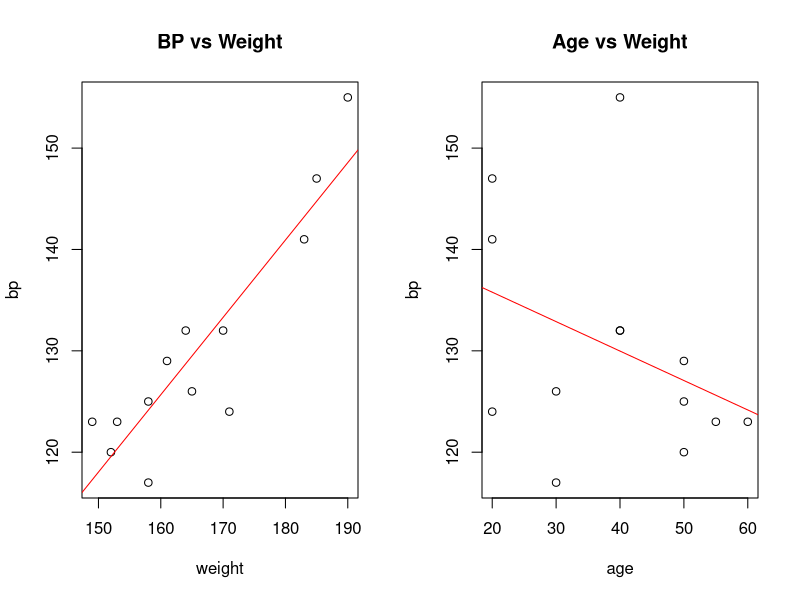
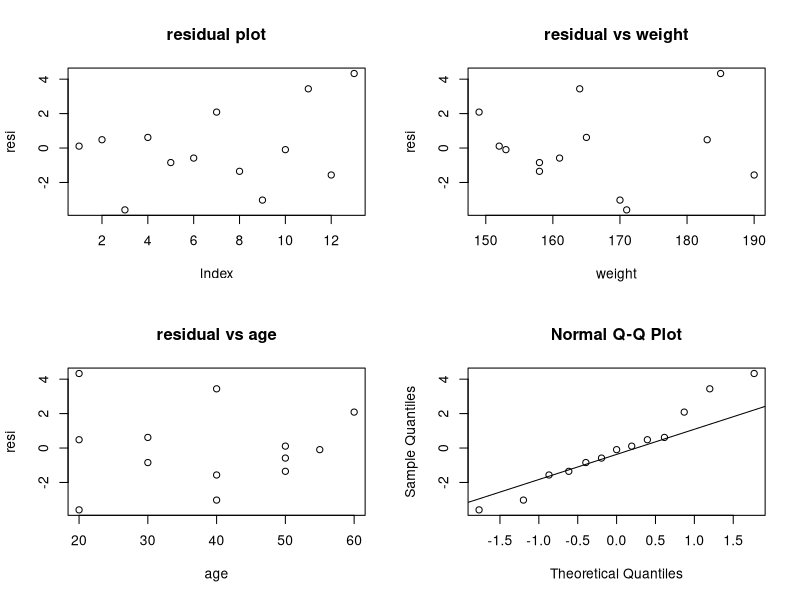

Here is the R script that generated these plots, in order:
# Basic Linear Regression

bp <- c(120, 141, 124, 126, 117, 129, 123, 125, 132, 123, 132, 155, 147)
weight <- c(152, 183, 171, 165, 158, 161, 149, 158, 170, 153, 164, 190, 185)
age <- c(50, 20, 20, 30, 30, 50, 60, 50, 40, 55, 40, 40, 20)

par(mfrow=c(1,2))
plot(weight, bp)
title('BP vs Weight')
abline(lm(bp~weight), col='red')
plot(age, bp)
title('Age vs Weight')
abline(lm(bp~age), col='red')


# fit linear model
fit <- lm(bp ~ weight + age)
summary(fit)


resi <- fit$residuals
par(mfrow=c(2,2))
plot(resi)
title('residual plot')
plot(weight, resi)
title('residual vs weight')
plot(age, resi) # Not really clear, but someone might say 'It has quadratic relationship!'
title('residual vs age')
qqnorm(resi)
qqline(resi)